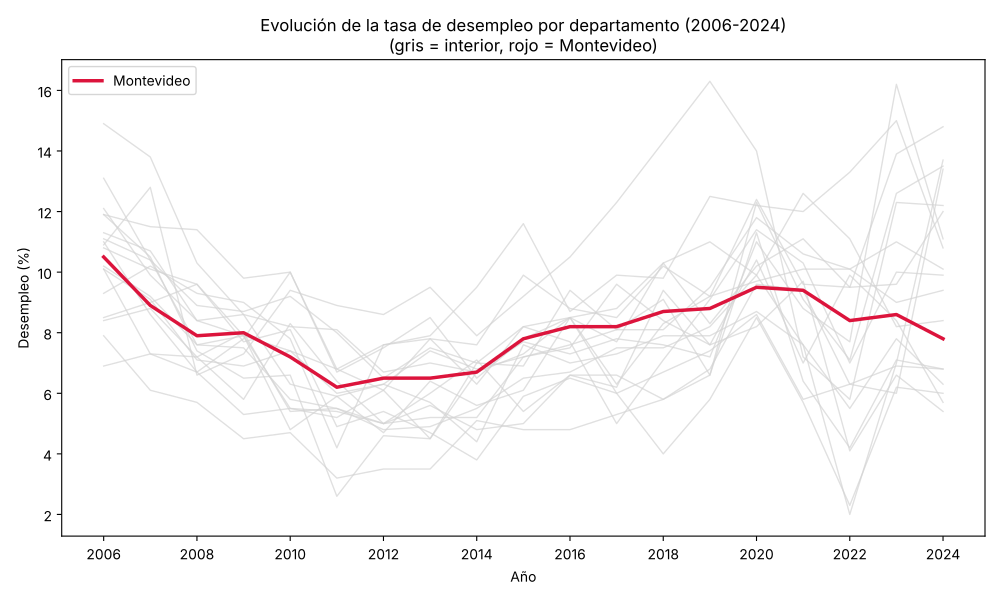

Generate this figure with Python:
# =============================================================================
# Clases 8 y 9 — Imagen del proyecto macro
# Evolución de la tasa de desempleo por departamento (2006-2024)
# Introducción a la Ciencia de Datos — UM, FCEE
# Paulina Gericke
# =============================================================================
# Idea del gráfico: todos los departamentos del interior en gris como
# contexto y Montevideo resaltado en rojo, para ver si la capital se mueve
# distinto al resto del país.
#
# Datos: tasa de desempleo por departamento y año (Observatorio Social, MIDES,
# en base a la ECH del INE): datos/desempleo_departamentos.csv, una fila por
# departamento y una columna por año (2006-2024).
#
# Instalación (una sola vez):  pip install pandas matplotlib
# =============================================================================

# %%
from pathlib import Path

import pandas as pd
import matplotlib.pyplot as plt


def raiz_proyecto() -> Path:
    """Sube carpetas hasta encontrar .git (equivalente a here::here() de R)."""
    actual = Path.cwd().resolve()
    for carpeta in [actual, *actual.parents]:
        if (carpeta / ".git").exists():
            return carpeta
    return actual


RAIZ = raiz_proyecto()
ARCHIVO = RAIZ / "datos" / "desempleo_departamentos.csv"
OUT_FIG_DIR = RAIZ / "figuras"
OUT_FIG_DIR.mkdir(exist_ok=True)

MONTEVIDEO = "Montevideo"

# %%
# 1. Carga y preparación
# El archivo viene "ancho" (una columna por año), separado por ; y con coma
# decimal. Para graficar se pasa a formato "largo": una fila por departamento y año.
if not ARCHIVO.exists():
    raise FileNotFoundError(f"No se encontró el archivo en: {ARCHIVO}")

ancho = pd.read_csv(ARCHIVO, sep=";", decimal=",", encoding="utf-8-sig")
print("Así llega el archivo:", ancho.shape)

desempleo = ancho.melt(id_vars="Departamento", var_name="Año", value_name="Desempleo_%")
desempleo["Año"] = desempleo["Año"].astype(int)
desempleo["Departamento"] = desempleo["Departamento"].str.strip()

# La fila "Total" es el promedio del país, no un departamento: se saca del gráfico
desempleo = desempleo[desempleo["Departamento"] != "Total"].dropna(subset=["Desempleo_%"])

# 2. Perfilado rápido
print("Dimensiones:", desempleo.shape)
print("Departamentos:", desempleo["Departamento"].nunique())
print("Años:", desempleo["Año"].min(), "a", desempleo["Año"].max())
print("¿Departamento + Año es único?",
      not desempleo.duplicated(subset=["Departamento", "Año"]).any())

# %%
# 3. Gráfico
print("\nGenerando gráficos en ./figuras/ ...")  

# Gráfica de evolución del desempleo por departamento, destacando Montevideo
fig, ax = plt.subplots(figsize=(10, 6))  # creamos la figura y definimos su tamaño

# Recorre cada departamento y ordena sus datos cronológicamente
for depto, g in desempleo.sort_values("Año").groupby("Departamento"):
    if depto == MONTEVIDEO:
        continue  # saltea Montevideo para graficarlo por separado

    # ahora graficar cada departamento del interior en gris
    ax.plot(g["Año"], g["Desempleo_%"], color="lightgray", linewidth=1, alpha=0.7)

# selecciona y ordena los datos correspondientes a Montevideo
g_mvd = desempleo[desempleo["Departamento"] == MONTEVIDEO].sort_values("Año")

# grafica Montevideo en rojo
ax.plot(g_mvd["Año"], g_mvd["Desempleo_%"], color="crimson", linewidth=2.5,
        label="Montevideo")

# agregamos títulos y qué representa cada color
ax.set_title("Evolución de la tasa de desempleo por departamento (2006-2024)\n"
             "(gris = interior, rojo = Montevideo)")

ax.set_xlabel("Año")  # Nombre del eje X.
ax.set_xticks(range(2006, 2025, 2))  # años enteros, sin decimales
ax.set_ylabel("Desempleo (%)")  # nombre del eje y
ax.legend()  # muestra la leyenda
fig.tight_layout()  

# Guarda el gráfico como archivo PNG en la carpeta de figuras
fig.savefig(OUT_FIG_DIR / "01_desempleo_evolucion.png", dpi=150)

# Versión en PDF para el informe
fig.savefig(RAIZ / "clase08-09_imagen" / "imagen_proyecto_macro.pdf")

plt.show()  # muestra el gráfico
plt.close(fig)


# %%
# 4. Lectura del gráfico
# - El gris da el rango del interior; el rojo permite comparar Montevideo
#   contra ese rango sin tener 19 colores en la leyenda.
# - Un solo color resaltado: el ojo va directo a la serie que importa.
# - Título con período y fuente de los colores; ejes con unidades.
